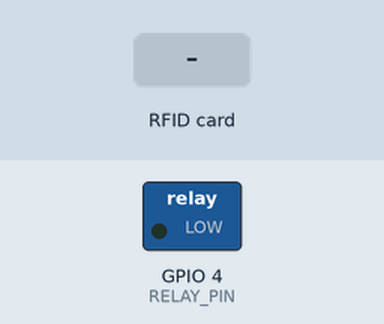
The sketch below on a simulated ESP32. On the bench: switched loads named in the sketch (green lamp = pin HIGH). The test bench sets the inputs (shaded band). What the sketch prints to the serial monitor is not drawn.

Above: at 1.2 s.
1.3 s: RFID card AB 12 34 CD held to the reader
At 2.1 s:
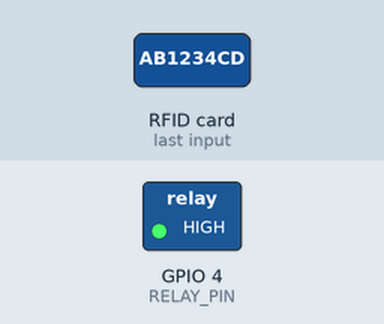
2.8 s: RFID card EF 56 78 90 held to the reader
Timing chart, 0 to 9.8 s (numbered marks = the images above; inputs shaded):
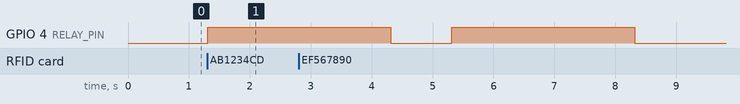

The sketch:

03_RFID_Access_Control.ino
```cpp
/**
 * P3 — RFID Access Control System
 * =================================
 * Board : AI Thinker ESP32-CAM
 * Lib   : MFRC522 by GithubCommunity
 *
 * Wiring:
 *   RC522 VCC→3.3V  GND→GND  RST→GPIO15  SDA→GPIO13
 *   RC522 SCK→GPIO14  MOSI→GPIO12  MISO→GPIO2
 *   Relay  IN → GPIO 4 (flash LED pin — acts as relay indicator)
 *   Buzzer S  → GPIO 15 (shared RST — optional, use separate pin if available)
 *
 * How to get card UIDs:
 *   Upload sketch → open Serial Monitor → scan card → copy UID printed.
 *   Paste into AUTHORIZED_UIDS[] below, then re-upload.
 *
 * Access log is printed to Serial with timestamps.
 */
#include <SPI.h>
#include <MFRC522.h>

#define SS_PIN     13
#define RST_PIN    15
#define SCK_PIN    14
#define MOSI_PIN   12
#define MISO_PIN    2
#define RELAY_PIN   4   // HIGH = relay ON / LED on

// ── Authorised UIDs (uppercase hex, space-separated) ─────────
const String AUTHORIZED[] = {
  "AB 12 34 CD",    // Master card — replace with your UID
  "EF 56 78 90",    // Secondary card
};
const int N_AUTH = sizeof(AUTHORIZED) / sizeof(AUTHORIZED[0]);

struct LogEntry { String uid; bool granted; uint32_t time; };
LogEntry accessLog[20];
int logIdx = 0;

MFRC522 rfid(SS_PIN, RST_PIN);

String readUID() {
  String uid = "";
  for (byte i = 0; i < rfid.uid.size; i++) {
    if (rfid.uid.uidByte[i] < 0x10) uid += "0";
    uid += String(rfid.uid.uidByte[i], HEX);
    if (i < rfid.uid.size - 1) uid += " ";
  }
  uid.toUpperCase();
  return uid;
}

bool isAuthorized(const String& uid) {
  for (int i = 0; i < N_AUTH; i++)
    if (uid == AUTHORIZED[i]) return true;
  return false;
}

void grantAccess() {
  Serial.println(">>> ACCESS GRANTED ✅ — Unlocking for 3 seconds");
  digitalWrite(RELAY_PIN, HIGH);
  delay(3000);
  digitalWrite(RELAY_PIN, LOW);
}

void denyAccess() {
  Serial.println(">>> ACCESS DENIED ❌");
  // Rapid blink to indicate denial
  for (int i = 0; i < 3; i++) {
    digitalWrite(RELAY_PIN, HIGH); delay(100);
    digitalWrite(RELAY_PIN, LOW);  delay(100);
  }
}

void printLog() {
  Serial.println("\n--- Access Log ---");
  for (int i = 0; i < logIdx; i++) {
    Serial.printf("[%us] %s — %s\n",
                  accessLog[i].time / 1000,
                  accessLog[i].uid.c_str(),
                  accessLog[i].granted ? "GRANTED" : "DENIED");
  }
  Serial.println("---");
}

void setup() {
  Serial.begin(115200);
  SPI.begin(SCK_PIN, MISO_PIN, MOSI_PIN, SS_PIN);
  rfid.PCD_Init();
  pinMode(RELAY_PIN, OUTPUT);
  digitalWrite(RELAY_PIN, LOW);
  Serial.println("=== RFID Access Control System ===");
  Serial.printf("Authorised cards loaded: %d\n", N_AUTH);
  Serial.println("Scan a card...");
}

void loop() {
  if (!rfid.PICC_IsNewCardPresent()) return;
  if (!rfid.PICC_ReadCardSerial())  return;

  String uid  = readUID();
  bool   auth = isAuthorized(uid);

  Serial.printf("\n[%us] Card scanned: %s\n", millis() / 1000, uid.c_str());

  if (auth) grantAccess();
  else       denyAccess();

  // Log entry
  if (logIdx < 20) {
    accessLog[logIdx++] = {uid, auth, millis()};
  }

  rfid.PICC_HaltA();
  rfid.PCD_StopCrypto1();
  delay(1000);
}
```

Measured:
- after the input at 1.3 s, GPIO 4 (RELAY_PIN): LOW → HIGH at once
